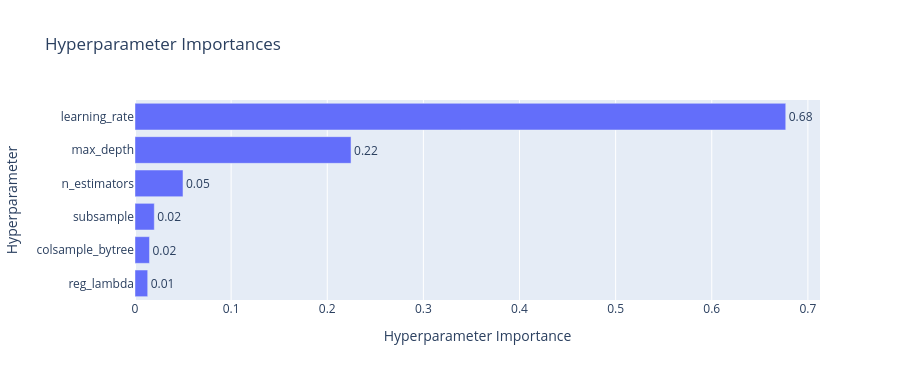

The cell this chart's notebook holds for it:
### Markdown cell above
### Which knobs mattered

The other reason to keep every trial: with 40 results across six dimensions, Optuna can
estimate which hyperparameters were most associated with a good score **within the region this
study actually explored**. That is a weaker claim than "which parameters matter", and the
difference is worth holding on to — the estimate is computed from 40 trials that the sampler
deliberately clustered in one part of the space, not from a sweep of the whole thing. Read it
as exploratory.

### Code cell
plot_param_importances(studies["TPE"]["study"]).update_layout(height=380).show()

### Figure 1 — Plotly figure (JSON) as saved in the notebook; plotly's stock layout.template omitted (floating-point values rounded to 4 significant figures)
{"data": [{"cliponaxis": false, "hovertemplate": ["reg_lambda (FloatDistribution): 0.013206953716739491<extra></extra>", "colsample_bytree (FloatDistribution): 0.015064636786024373<extra></extra>", "subsample (FloatDistribution): 0.020075318138868353<extra></extra>", "n_estimators (IntDistribution): 0.04992245989828606<extra></extra>", "max_depth (IntDistribution): 0.2247481716773345<extra></extra>", "learning_rate (FloatDistribution): 0.6769824597827471<extra></extra>"], "name": "Objective Value", "orientation": "h", "text": ["0.01", "0.02", "0.02", "0.05", "0.22", "0.68"], "textposition": "outside", "type": "bar", "x": [0.01321, 0.01506, 0.02008, 0.04992, 0.2247, 0.677], "y": ["reg_lambda", "colsample_bytree", "subsample", "n_estimators", "max_depth", "learning_rate"]}], "layout": {"height": 380, "title": {"text": "Hyperparameter Importances"}, "xaxis": {"title": {"text": "Hyperparameter Importance"}}, "yaxis": {"title": {"text": "Hyperparameter"}}}}
